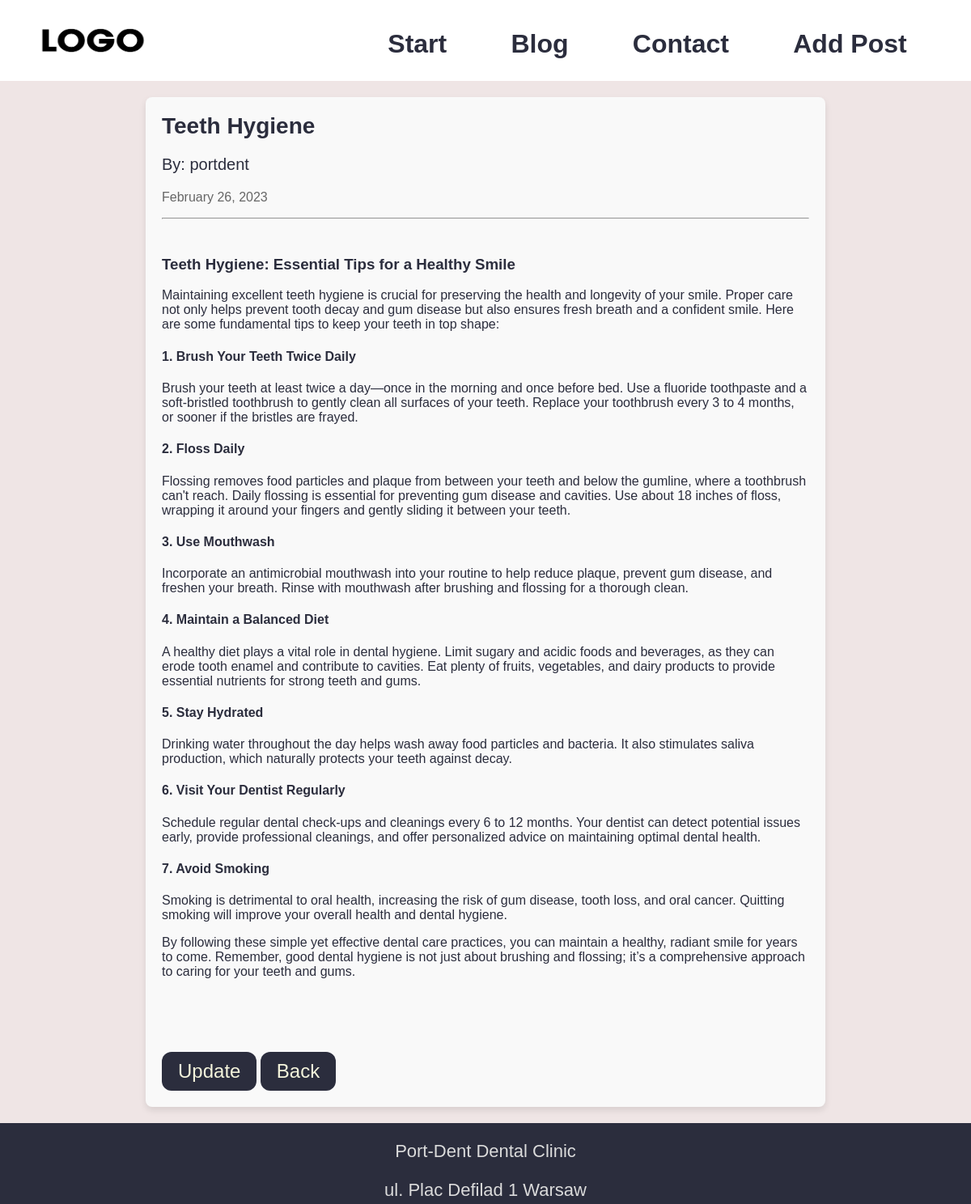
Page /PortDent/article/4 on the committed database.
### portdent_app/models.py (models this page shows, shortened)
class Post(models.Model):
    title = models.CharField(max_length=250)
    author = models.ForeignKey(User, on_delete=models.DO_NOTHING)
    cover_pic = models.ImageField(upload_to='cover_pic', blank=False)
    body = RichTextField(blank=False, null=False)
    created_at = models.DateTimeField(auto_now_add=True)

### portdent_app/views.py (the view)
# urls.py: path('article/<int:pk>', views.PostDetails.as_view(), name='post-detail'),
class PostDetails(DetailView):
    model = Post
    template_name = 'portdent_app/details.html'

### templates/portdent_app/details.html
{% extends 'portdent_app/base.html' %}
{% load static %}
{% block blody_block %}
<div class="post-body">
    <h2 class="posttitle">{{ post.title }}</h2>
    <p class="post-author">By: {{ post.author }}</p>
    <p class="post-date">{{ post.created_at|date:"F j, Y" }}</p>
    <hr>
    <br/>
        {{ post.body|safe }}
    <br/>
    <br/>
    <br/>
    <a href="{% url 'portdent_app:update-post' post.pk %}"><button class="button" type="button">Update</button></a>
    <a href="{% url 'portdent_app:blog' %}"><button class="button" type="button">Back</button></a>
</div>
{% endblock %}

### static/css/styles.css (style rules this page uses)
body { font-family: Arial, sans-serif; margin: 0; padding: 0; box-sizing: border-box; color: #2b2d3d; background-color: rgb(239, 229, 229); }
.button { text-align: center; font-size: 24px; padding: 10px 20px; background-color: rgb(43, 45, 61); color: beige; transition-duration: 0.4s; cursor: pointer; border-radius: 12px; border: none; margin-top: 20px; }
.posttitle { font-size: 28px; margin: 0; }
.post-date { font-size: 16px; color: #666; }
.post-author { font-size: 20px; }
.post-body { background-color: #f9f9f9; padding: 20px; border-radius: 8px; box-shadow: 0 4px 8px rgba(0, 0, 0, 0.1); margin: 20px auto; max-width: 800px; }

### rows in the picture
Post: title "Teeth Hygiene", author "portdent", created_at "February 26, 2023", body "Teeth Hygiene: Essential Tips for a Healthy Smile Maintaining excellent teeth hygiene is crucial for preserving the health and longevity of your smile. Proper care not only helps prevent tooth decay and gum disease but also ensures fresh breath and a confident smile. Here are some fundamental tips to keep your teeth in top shape: 1. Brush Your Teeth Twice Daily Brush your teeth at least twice a day—once in the morning and once before bed. Use a fluoride toothpaste and a soft-bristled toothbrush to gently clean all surfaces of your teeth. Replace your toothbrush every 3 to 4 months, or sooner if the bristles are frayed. 2. Floss Daily Flossing removes food particles and plaque from between…"
